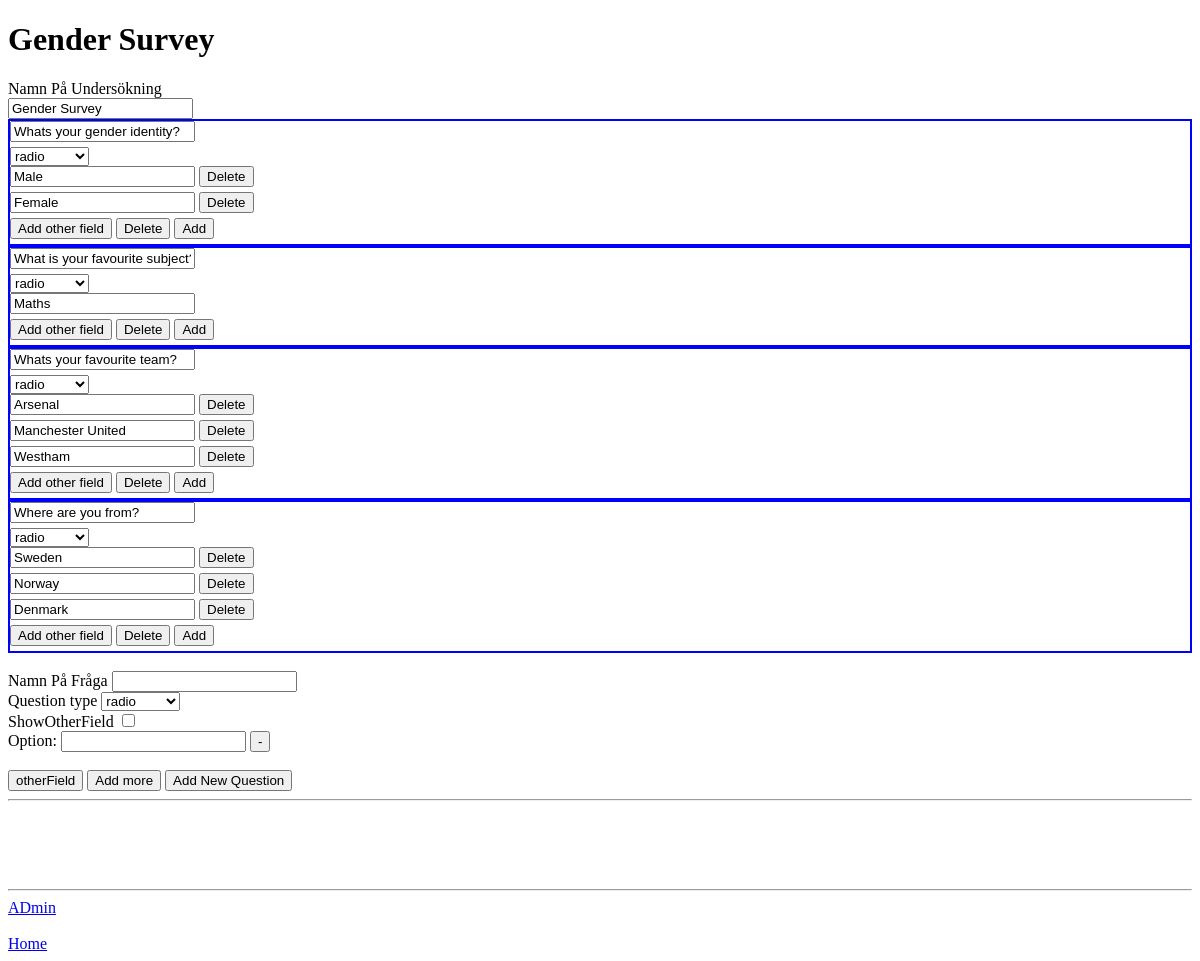
The page /createsurvey/24 on the database its author committed.
### base/models.py (models this page shows, shortened)
class Survey(models.Model):
    survey = models.CharField(max_length=200)
    def get_questions(self):
        return self.question_set.all()

class Question(models.Model):
    question = models.CharField(max_length=200)
    survey = models.ForeignKey(Survey, on_delete=models.CASCADE)
    showOtherField = models.BooleanField(default=False)
    question_type = models.CharField(
        choices=questionTypes,
        max_length=200,
        null=True,
        blank=True,
        default=questionTypes[0][0]
    )
    def get_options(self):
        return self.option_set.all()
    def number_of_options(self):
        return self.option_set.all().count()

class Option(models.Model):
    option = models.CharField(max_length=200)
    question = models.ForeignKey(Question, on_delete=models.CASCADE)
    survey = models.ForeignKey(Survey, on_delete=models.CASCADE)

### base/views.py (the view, shortened to what this page needs)
# urls.py: path('createsurvey/<str:pk>', createSurvey, name='createSurvey'),
def createSurvey(request, pk, *args, **kwargs):
    print('Survey PK: ', pk)
    if request.method == 'GET':
        survey = Survey.objects.get(id=pk)
        surveyForm = CreateSurveyForm(
            instance=Survey.objects.get(id=pk), prefix='createSurvey')
        questionForm = CreateQuestionForm(request.GET or None)
        optionFormset = CreateOptionFormset(queryset=Option.objects.none())
        theOtherForm = otherForm(request.GET or None, prefix='otherForm')
        context = {
            'survey': survey,
            'surveyForm': surveyForm,
            'questionForm': questionForm,
            'optionFormset': optionFormset,
            'otherForm': theOtherForm
        }
    return render(request, 'base/createsurvey.html', context)

### base/forms.py (shortened to what this page needs)
class CreateSurveyForm(ModelForm):
    survey = forms.CharField(
        required=False,
        label="Namn På Undersökning"
    )
    class Meta:
        model = Survey
        fields = '__all__'
        blank = True
        null = True
        required = False

class CreateQuestionForm(ModelForm):
    question = forms.CharField(
        required=False,
        label="Namn På Fråga"
    )
    class Meta:
        model = Question
        fields = ('question', 'question_type', 'showOtherField')
        blank = True
        null = True
        required = False

### base/templates/base/createsurvey.html (shortened to what this page needs)
{% extends 'base.html' %}
{% block content %}
<h1>{{survey.survey}} </h1>
<form action="" id="surveyForm" method="POST">
    <div class="surveyContainer">
        {% for field in surveyForm.visible_fields %}
        <label for="">{{field.label}}</label>
        <div class="surveyField">
            {{field}}
        </div>
        {% endfor%}
    </div>
</form>
<div class="previewContainer">
    {% for question in survey.get_questions %}
    <div class="preview" data-id="{{question.id}}">
        <div class="question">
            <input type="text" value="{{question.question}}">
        </div>
        <div class="questionType">
            <select name="questionType" id="">
                {% if question.question_type == 'radio' %}
                <option value="radio" selected>radio</option>
                {% else %}
                <option value="radio">radio</option>
                <option value="checkbox" selected>checkbox</option>
                {% endif %}
            </select>
        </div>
        <div class="options">
            {% for option in question.get_options %}
            <div class="optionContainer" data-id="{{option.id}}">
                <input type="text" name="name_{{option.option}}" class="previewIinput" value="{{option.option}}">
                {% if question.number_of_options > 1 %}
                <button class="deleteOption">Delete</button>
                {% endif %}
            </div>
            {% endfor %}
        </div>
        {% if question.showOtherField %}
        <div class="otherField">
            <input disabled="disabled" placeholder="Other" type="text">
            <button type="button" class="deleteotherField">Delete</button>
        </div>
        <div class="buttons">
            <button class="deleteQuestion">Delete</button>
            <button class="addBtn">Add</button>
        </div>
        {% else %}
        <div class="buttons">
            <button type="button" class="addOtherFieldBtn">Add other field</button>
            <button class="deleteQuestion">Delete</button>
            <button class="addBtn">Add</button>
        </div>
        {% endif %}
    </div>
    {% endfor %}
</div>
<form action="" id="form" method="POST">
    <br>
    <div class="questionContainer">
        {% for field in questionForm.visible_fields %}
        <div class="questionField">
            <label for="">{{field.label}}</label>
            {{field}}
        </div>
        {% endfor%}
    </div>
    <div class="optionsWrapper">
        {% for option in optionFormset %}
        <div class="optionContainer">
            <div class="option">
                {{ option }}
                <button type="button" class="removeBtn">-</button>
            </div>
        </div>
        {% endfor %}
    </div>
    <br>
    <button type="button" class="otherFieldButton">otherField</button>
    <button id="addBtn" type="button">Add more</button>
    <input class="submit" type="submit" value="Add New Question">
</form>
<hr>
{% endblock content %}

### templates/base.html (shortened to what this page needs)
<!DOCTYPE html>
<html lang="en">
<head>
</head>
<body>
    {% block content %}
    {% endblock content %}
<br>
<br>
<br>
<br>
<hr>
<a target="_blank" href="/admin">ADmin</a>
<br>
<br>
<a href="{% url 'home' %}">Home</a>
</body>
</html>

### base/templates/base/createsurvey.html (style rules this page uses)
.preview { border: 2px solid blue; }

### rows shown on the page
Survey: survey "Gender Survey"
Question: question "Whats your gender identity?", questionType "radio", showOtherField "Add other field"
Option: option "Male", shows "Delete"
Option: option "Female", shows "Delete"
Question: question "What is your favourite subject?", questionType "radio", showOtherField "Add other field"
Option: option "Maths"
Question: question "Whats your favourite team?", questionType "radio", showOtherField "Add other field"
Option: option "Arsenal", shows "Delete"
Option: option "Manchester United", shows "Delete"
Option: option "Westham", shows "Delete"
Question: question "Where are you from?", questionType "radio", showOtherField "Add other field"
Option: option "Sweden", shows "Delete"
Option: option "Norway", shows "Delete"
Option: option "Denmark", shows "Delete"

### other values the page prints
{{ field.label }} "Namn På Undersökning"
{{ field.label }} "Namn På Fråga" "Question type" "ShowOtherField"
